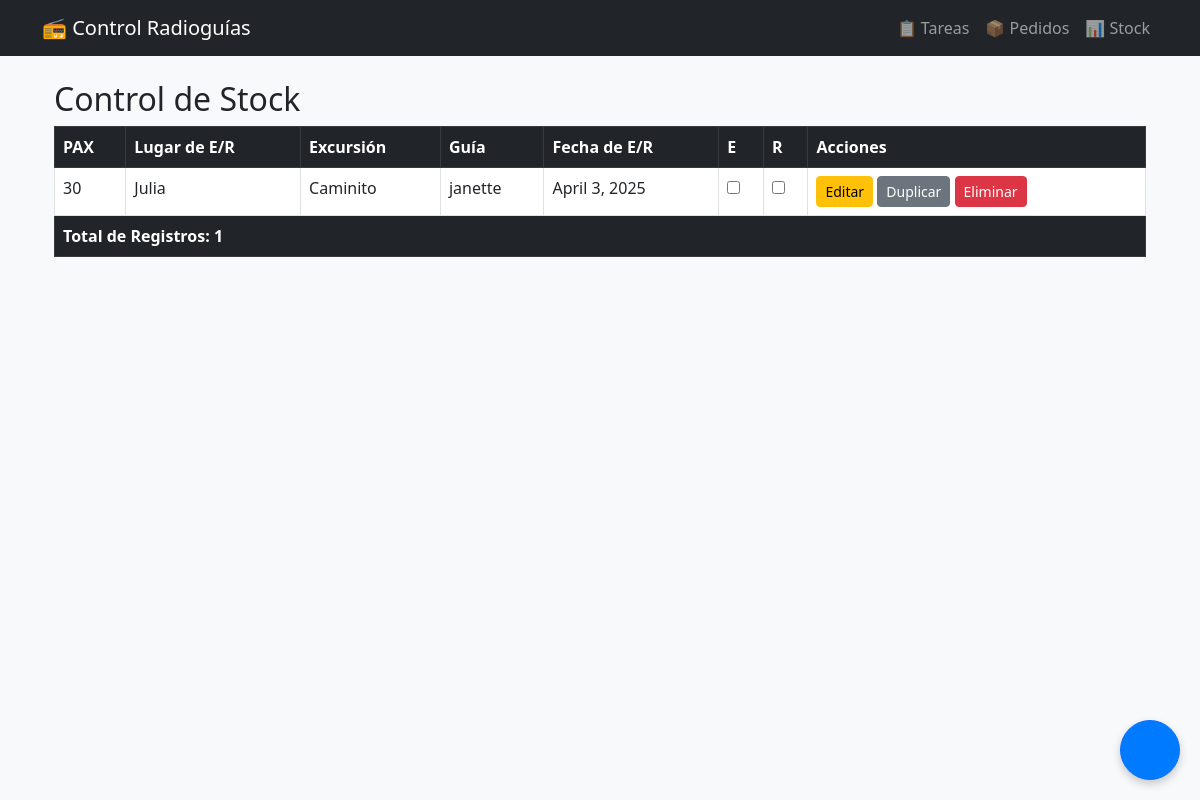
/stock/, run on the app's committed database.
### pedidos/models.py (models this page shows, shortened)
class StockControl(models.Model):
    pax = models.IntegerField()
    lugar_er = models.CharField(max_length=255)
    excursion = models.CharField(max_length=255)
    guia = models.CharField(max_length=255)
    fecha_er = models.DateField()
    entregado = models.BooleanField(default=False)
    recogido = models.BooleanField(default=False)

### pedidos/views.py (the view)
# urls.py: path('stock/', views.stock_control_view, name='stock_control'),
def stock_control_view(request):
        stocks = StockControl.objects.all()  # o un filtrado específico
        return render(request, 'pedidos/stock_control.html', {'pedidos': stocks})

### pedidos/templates/pedidos/stock_control.html (shortened to what this page needs)
{% extends 'pedidos/base.html' %}
{% load static %}
{% block content %}
<div class="container mt-4">
    <h2>Control de Stock</h2>
    <div class="table-responsive">
      <table class="table table-bordered table-hover">
          <thead class="table-dark">
              <tr>
                  <th>PAX</th>
                  <th>Lugar de E/R</th>
                  <th>Excursión</th>
                  <th>Guía</th>
                  <th>Fecha de E/R</th>
                  <th>E</th>
                  <th>R</th>
                  <th>Acciones</th>
              </tr>
          </thead>
          <tbody>
            {% for pedido in pedidos %}
            <tr data-id="{{ pedido.id }}">
                <td class="campo-pax">{{ pedido.pax }}</td>
                <td class="campo-lugar">{{ pedido.lugar_er }}</td>
                <td class="campo-excursion">{{ pedido.excursion }}</td>
                <td class="campo-guia">{{ pedido.guia }}</td>
                <td class="campo-fecha">{{ pedido.fecha_er }}</td>
                <td class="campo-e">
                    <input type="checkbox" class="checklist" data-field="entregado" {% if pedido.entregado %}checked{% endif %}>
                </td>
                <td class="campo-r">
                    <input type="checkbox" class="checklist" data-field="recogido" {% if pedido.recogido %}checked{% endif %}>
                </td>
                <td>
                    <button type="button" class="btn btn-sm btn-warning btn-editar" data-id="{{ pedido.id }}">Editar</button>
                    <button type="button" class="btn btn-sm btn-secondary btn-duplicar" data-id="{{ pedido.id }}">Duplicar</button>
                    <button type="button" class="btn btn-sm btn-danger btn-eliminar" data-id="{{ pedido.id }}">Eliminar</button>
                </td>
            </tr>
            {% empty %}
            <tr>
                <td colspan="8" class="text-center">No hay registros en la base de datos.</td>
            </tr>
            {% endfor %}
          </tbody>
          <tfoot class="table-dark">
              <tr>
                  <th colspan="8">Total de Registros: {{ pedidos.count }}</th>
              </tr>
          </tfoot>
      </table>
    </div>
    <button type="button" class="btn btn-primary btn-floating" data-bs-toggle="modal" data-bs-target="#nuevoRegistroModal" style="position: fixed; bottom: 20px; right: 20px; z-index: 1050;">
    </button>
</div>
{% endblock content %}

### pedidos/templates/pedidos/base.html (shortened to what this page needs)
{% load static %}
<!DOCTYPE html>
<html lang="es">
<head>
    <link href="https://cdn.jsdelivr.net/npm/bootstrap@5.3.0/dist/css/bootstrap.min.css" rel="stylesheet">
    <link href="{% static 'pedidos/css/styles.css' %}" rel="stylesheet">
</head>
<body>
    <nav class="navbar navbar-expand-lg navbar-dark bg-dark">
        <div class="container">
            <a class="navbar-brand" href="{% url 'pedidos:tareas' %}">📻 Control Radioguías</a>
            <div class="navbar-nav">
                <a class="nav-link" href="{% url 'pedidos:tareas' %}">📋 Tareas</a>
                <a class="nav-link" href="{% url 'pedidos:pedidos_lista' %}">📦 Pedidos</a>
                <a class="nav-link" href="{% url 'pedidos:stock_control' %}">📊 Stock</a>
            </div>
        </div>
    </nav>
    <div class="container mt-4">
        {% block content %}{% endblock %}
    </div>
</body>
</html>

### pedidos/static/pedidos/css/styles.css (style rules this page uses)
body { background-color: #f8f9fa; }
.btn-floating { background: #007bff; color: white; z-index: 1000; position: fixed; bottom: 30px; right: 30px; width: 60px; height: 60px; border-radius: 50%; font-size: 24px; display: flex; align-items: center; justify-content: center; box-shadow: 0 4px 8px rgba(0, 0, 0, 0.2); transition: all 0.3s ease; }

### data on the page
StockControl: pax "30", lugar_er "Julia", excursion "Caminito", guia "janette", fecha_er "April 3, 2025"

### other printed values
{{ pedidos.count }} "1"
